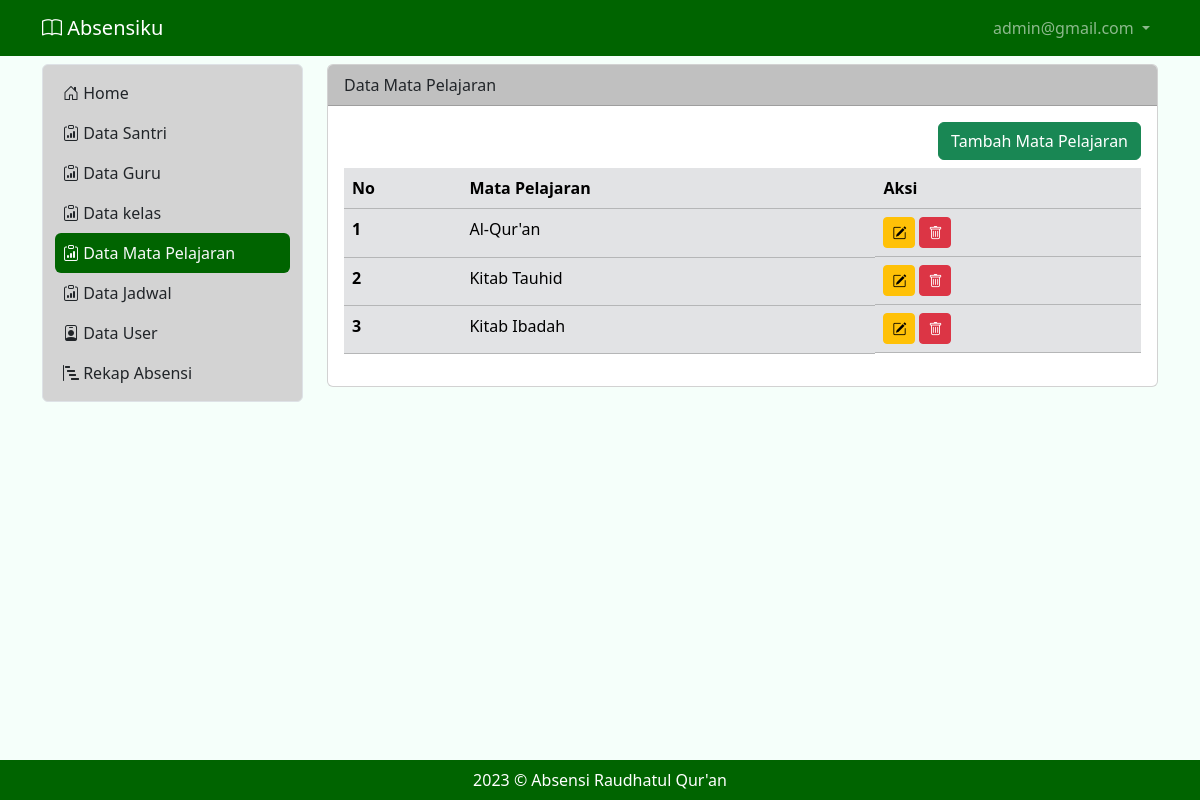
The app's page /matapelajaran (signed in) with its own data.
### tables this page shows
CREATE TABLE IF NOT EXISTS `tb_user` (
  `id` int NOT NULL AUTO_INCREMENT,
  `nama` varchar(100) DEFAULT NULL,
  `username` varchar(200) DEFAULT NULL,
  `password` varchar(200) DEFAULT NULL,
  `level` int DEFAULT NULL,
  PRIMARY KEY (`id`)
);

CREATE TABLE IF NOT EXISTS `tb_mapel` (
  `idm` int NOT NULL AUTO_INCREMENT,
  `mapel` varchar(200) DEFAULT NULL,
  PRIMARY KEY (`idm`)
);

### matapelajaran.php (the view, shortened to what this page needs)
<?php
include "proses/connect.php";
$query = mysqli_query($conn, "SELECT * FROM tb_mapel");
while ($record = mysqli_fetch_array($query)) {
    $result[] = $record;
}
?>
<div class="col-lg-9 mt-2">
    <div class="card">
        <div class="card-header bg-dark">
            Data Mata Pelajaran
        </div>
        <div class="card-body">
            <div class="row">
                <div class="col d-flex justify-content-end">
                    <button class="btn btn-success mb-2" data-bs-toggle="modal" data-bs-target="#ModalTambahUser"> Tambah Mata Pelajaran</button>
                </div>
            </div>
            <?php
            if (empty($result)) {
                echo "Data kelas tidak ada";
            } else {
            ?>
            <div class="table-responsive">
                <table class="table table-hover table-secondary">
                    <thead>
                        <tr>
                            <th scope="col">No</th>
                            <th scope="col">Mata Pelajaran</th>
                            <th scope="col">Aksi</th>
                        </tr>
                    </thead>
                    <tbody>
                    <?php
                            $no = 1;
                            foreach ($result as $row) {
                            ?>
                                <tr>
                                    <th scope="row"><?php echo $no++ ?></th>
                                    <td><?php echo $row['mapel'] ?></td>
                                    <td class="d-flex">
                                        <button class="btn btn-warning btn-sm me-1" data-bs-toggle="modal" data-bs-target="#ModalEdit<?php echo $row['idm'] ?>"><i class="bi bi-pencil-square"></i></button>
                                        <button class="btn btn-danger btn-sm me-1 " data-bs-toggle="modal" data-bs-target="#ModalDelete<?php echo $row['idm'] ?>"><i class="bi bi-trash"></i></button>
                                    </td>
                                </tr>
                            <?php
                            }
                            ?>
                    </tbody>
                </table>
            </div>
            <?php
            }
            ?>
        </div>
    </div>
</div>

### header.php (shortened to what this page needs)
<nav class="navbar navbar-expand navbar-dark bg-success sticky-top">
        <div class="container-lg">
            <a class="navbar-brand" href="."><i class="bi bi-book"></i> Absensiku</a>
            <div class="collapse navbar-collapse justify-content-end" id="navbarNavDropdown">
                <ul class="navbar-nav">
                    <li class="nav-item dropdown">
                        <a class="nav-link dropdown-toggle" href="#" role="button" data-bs-toggle="dropdown" aria-expanded="false">
                            <?php echo $hasil['username']; ?>
                        </a>
                    </li>
                </ul>
            </div>
        </div>
</nav>

### style.css (style rules this page uses)
.bg-success { background-color: #006400 !important; }
.bg-dark { background-color: #C0C0C0 !important; }

### records on screen
tb_user: username "admin@gmail.com"
tb_mapel: mapel "Al-Qur'an"
tb_mapel: mapel "Kitab Tauhid"
tb_mapel: mapel "Kitab Ibadah"
